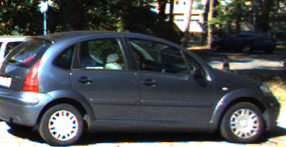
%> input picture 第三次作业-形状检测/source_images/wheel.png, 286 x 147 px, given in place of lanes.png, which was not available
$ octave hw3.m   (GNU Octave 9; MATLAB toolbox functions it lacks are replaced by stand-ins)
%> lines starting %> are read from the running program, lines starting %| are printed output that depends on the picture; pictures that were not available may be replaced by others from this repository, and a replacement may not be noted
### 第三次作业-形状检测/convolution.m
function img = convolution(M,filter)
%卷积函数，M为待处理图像，filter为掩膜
    [m,n] = size(filter);
    x_width = (m-1)/2;%得到掩膜x方向宽度
    y_width = (n-1)/2;%得到掩膜y方向宽度
    [m,n] = size(M);
    img = zeros(m-2*x_width,n-2*y_width);%卷积后图像宽度减小，得到结果存放矩阵
    M = double(M);%转换为浮点便于运算
    %卷积
    for i = -x_width:1:x_width
        for j = -y_width:1:y_width
            img = img + M(x_width+1+i:m-x_width+i,y_width+1+j:n-y_width+j)*filter(i+x_width+1,j+y_width+1);
        end
    end

end

### 第三次作业-形状检测/border_filler.m
function img = border_filler(img,width,mode)
%此函数用于对图像进行边界填充，img是待填充图像，width是填充宽度，mode有两个取值，
% 'zero'是零填充，'copy'是复制边缘填充
    [m,n] = size(img);%获取图像宽度
    if strcmp(mode,'zero')%零填充情况
        for i = 1:1:width%每次循环填充一周
            img = [zeros(1,n);img;zeros(1,n)];%纵方向扩充
            img = [zeros(m+2,1),img,zeros(m+2,1)];%横方向扩充
        end
    elseif strcmp(mode,'copy')%复制边缘扩充情况
        for i = 1:1:width%每次循环填充一周
            img = [img(1,:);img;img(end,:)];%纵方向扩充
            img = [img(:,1),img,img(:,end)];%横方向扩充
        end
    end
end

### 第三次作业-形状检测/hw3.m
%% 数据准备
lanes = imread('..\source_images\lanes.png');%读取车道线图像
%> lanes is the input picture: size 147x286x3 uint8; mean R, G, B 74.5, 78.5, 79.8
wheels = imread('..\source_images\wheel.png');%读取车轮图像
lanes = rgb2gray(lanes);%转灰度图
%> lanes: size 147x286 uint8
wheels = rgb2gray(wheels);%转灰度图
width = 2;%高斯滤波器宽度
ind = -width:1:width;%下面几步用于生成高斯掩膜
sigma = 1;%高斯滤波器方差
sgauss = 1/(sqrt(2*pi)*sigma)*exp(-ind.^2/(2*sigma^2));%一维高斯滤波器
gauss = sgauss'*sgauss;%二维高斯滤波器
gauss = gauss/sum(gauss(:));%归一化
xsobel = 1/8*[-1,0,1;-2,0,2;-1,0,1];%xsobel滤波器
ysobel = xsobel';%ysobel滤波器
%% canny变换
gauss_lanes = convolution(lanes,gauss);%车道线图像高斯滤波后
gx_lanes = convolution(gauss_lanes,xsobel);%x方向梯度
gy_lanes = -convolution(gauss_lanes,ysobel);%y方向梯度
%> after the loop in convolution (call 3), `for i = -x_width:1:x_width`:
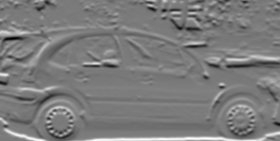
%> img: size 141x280 double; min -71, max 76.38, mean 0.8; drawn with min black and max white
%gx_lanes = convolution(lanes,xsobel);%x方向梯度
%gy_lanes = convolution(lanes,ysobel);%y方向梯度
g_lanes = sqrt(gx_lanes.^2+gy_lanes.^2);%梯度幅值
imwrite(uint8(255*g_lanes/max(g_lanes(:))),'..\result\sobel_origin_GM_Map.png')
theta_lanes = atan2(gy_lanes,gx_lanes);%梯度角度
[m,n] = size(theta_lanes);
%> m = 141; n = 280
theta_lanes(theta_lanes>pi/2) = theta_lanes(theta_lanes>pi/2)-pi;%通过下面两步将theta矩阵映射至-pi/2，pi/2的区间中，便于后续计算
theta_lanes(theta_lanes<=-pi/2) = theta_lanes(theta_lanes<=-pi/2) + pi;
t_theta = -theta_lanes + pi/2;
ind_theta = floor(t_theta/pi*4)+1;%将theta分为四个区间，对应如下
%   值   区间
%   4   (-pi/2,-pi/4]
%   3   (-pi/4,0]
%   2   (0,pi/4]
%   1   (pi/4,pi/2]
%每一个theta需要同时比对正负梯度方向上的梯度值，对应两组梯度值及两组系数坐标，以落
%在(-pi/2,-pi/4]的点为例，这部分点需要用S和ES、N和WN方向的像素点梯度值进行插值，
%将其存储在G1-G4中，总是保证系数矩阵和梯度矩阵的位置对应，这样可以节省一组系数坐标
%   value   4   3   2   1
%   G1      S   SE  E   NE
%   G2      SE  E   NE  N
%   G3      N   NW  W   SW
%   G4      NW  W   SW  S
%   c1      1-|1/tanθ|  |tanθ|      1-|tanθ|    |1/tanθ|
%   c2      |1/tanθ|    1-|tanθ|    |tanθ|      1-|1/tanθ|
%GP1 = c1*G1+c2*G2  GP2 = c1*G3+c2*G4   c2 = 1-c1
G1 = zeros(m,n);
G2 = zeros(m,n);
G3 = zeros(m,n);
G4 = zeros(m,n);
c1 = zeros(m,n);
c2 = zeros(m,n);
GP1 = zeros(m,n);
GP2 = zeros(m,n);
ex1_g_lanes = border_filler(g_lanes,1,'copy');%将图像扩充一格，解决边缘只有一个梯度的问题
%通过遍历索引矩阵对上述六个矩阵赋值，并计算GP1、GP2矩阵
for i = 1:1:m
    for j = 1:1:n
        if ind_theta(i,j) == 4
            G1(i,j) = ex1_g_lanes(i+1+1,j+1);%S
            G2(i,j) = ex1_g_lanes(i+1+1,j+1+1);%SE
            G3(i,j) = ex1_g_lanes(i+1-1,j+1);%N
            G4(i,j) = ex1_g_lanes(i+1-1,j+1-1);%NW
            c1(i,j) = 1-1/abs(tan(theta_lanes(i,j)));%1-|1/tanθ|
        elseif ind_theta(i,j) == 3
            G1(i,j) = ex1_g_lanes(i+1+1,j+1+1);%SE
            G2(i,j) = ex1_g_lanes(i+1,j+1+1);%E
            G3(i,j) = ex1_g_lanes(i+1-1,j+1-1);%NW
            G4(i,j) = ex1_g_lanes(i+1,j+1-1);%W
            c1(i,j) = abs(tan(theta_lanes(i,j)));%|tanθ|
        elseif ind_theta(i,j) == 2
            G1(i,j) = ex1_g_lanes(i+1,j+1+1);%E
            G2(i,j) = ex1_g_lanes(i+1-1,j+1+1);%NE
            G3(i,j) = ex1_g_lanes(i+1,j+1-1);%W
            G4(i,j) = ex1_g_lanes(i+1+1,j+1-1);%SW
            c1(i,j) = 1-abs(tan(theta_lanes(i,j)));%1-|tanθ|
        elseif ind_theta(i,j) == 1
            G1(i,j) = ex1_g_lanes(i+1-1,j+1+1);%NE
            G2(i,j) = ex1_g_lanes(i+1-1,j+1);%N
            G3(i,j) = ex1_g_lanes(i+1+1,j+1-1);%SW
            G4(i,j) = ex1_g_lanes(i+1+1,j+1);%S
            c1(i,j) = 1/abs(tan(theta_lanes(i,j)));%|1/tanθ|
        end
    end
end
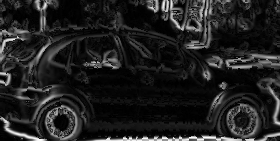
%> G4: size 141x280 double; min 3.55e-15, max 76.27, mean 9.9; drawn with min black and max white
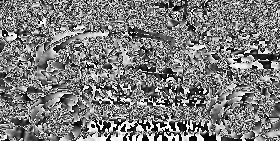
%> c1: size 141x280 double; min 6.12e-17, max 1, mean 0.488
c2 = 1-c1;%计算c2矩阵
GP1 = c1.*G1+c2.*G2;%计算GP1
GP2 = c1.*G3+c2.*G4;%计算GP2
com_g_GP1 = g_lanes>=GP1;%将原始梯度矩阵与GP1对比
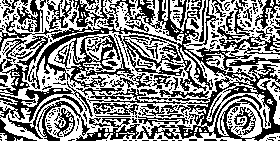
%> com_g_GP1: size 141x280 logical; 52.8% white; black in thin lines or dots
com_g_GP2 = g_lanes>=GP2;%将原始梯度矩阵与GP2对比
%> com_g_GP2: size 141x280 logical; 53.3% white; black in thin lines or dots
nms_g_lanes = g_lanes.*com_g_GP1.*com_g_GP2;%仅当原始梯度最大时保留梯度值
imwrite(uint8(255*nms_g_lanes/max(nms_g_lanes(:))),'..\result\NMS_GM_Map.png')
lowerlimit = 14.6;%下限
higherlimit = 28;%上限
s_border = nms_g_lanes>=higherlimit;%强边缘
%> s_border: size 141x280 logical; 4.3% white in thin lines or dots
w_border = (lowerlimit<=nms_g_lanes)&(nms_g_lanes<higherlimit);%弱边缘
%> w_border: size 141x280 logical; 4% white in thin lines or dots

state = zeros(m,n);%状态矩阵
%为了便于处理边缘像素，将所有矩阵零填充一格
ex1_s_border = border_filler(s_border,1,'zero');
ex1_w_border = border_filler(w_border,1,'zero');
ex1_state = border_filler(state,1,'zero');
%> after the loop in border_filler (call 4), `for i = 1:1:width`: img: size 143x282 double; every value is 0
[m,n] = size(ex1_s_border);
%> m = 143; n = 282
wbs = find(ex1_w_border==1);
%> wbs = 1571 values from 145 to 40128
for i = 1:1:length(wbs)
    cp = wbs(i);%取出一个弱边缘点
    if ex1_state(cp)==0%只有当该点没被搜索过时才搜索该点
        ex1_state(cp)=1;%改变状态
        currentp = [cp];%搜索集
        resultp = [cp];%结果集
        flag = 0;
        while ~isempty(currentp)
            [r,c] = ind2sub(size(ex1_s_border),currentp(1));%将索引转下标，此时下标不会位于边缘处

            ex1_state(cp)=1;%改变状态
            currentp(1) = [];%第一个点被搜索过，将其移出搜索集
            rs = [r-1,r-1,r-1,r,r,r+1,r+1,r+1];%周围八个点的行坐标
            cs = [c-1,c,c+1,c-1,c+1,c-1,c,c+1];%周围八个点的列坐标
            inds = sub2ind([m,n],rs,cs);%坐标转索引
            state_s = ex1_state(inds);%获取这些点的状态
            w_s = ex1_w_border(inds).*(1-state_s);%只有当状态为0时结果才有效
            s_s = ex1_s_border(inds);%搜索是否与强边界联通
            if sum(s_s)>0%如果至少一个点与强边界联通，flag置1
                flag = 1;
            end
            currentp = [currentp,inds(w_s==1)];%将所有满足条件的弱边界点纳入搜索集
            ex1_state(inds(w_s==1)) = 1;%将所有满足条件的弱边界点状态置为1
            resultp = [resultp,inds(w_s==1)];%将所有弱边界点集合
        end
        if flag == 1%当弱边界与强边界有交点时置为强边界
            ex1_s_border(resultp) = 1;
        end
    end

end
%> this loop made 1571 passes
%> cp on passes 1, 2, 4, 8, 11, 12, 17, 21, 27, 47, 58: 145, 154, 308, 382, 495, 499, 625, 735, 835, 1146, 1318
%> cp on passes 3, 5, 6, 7, 9, 10: 297, 309, 310, 311, 437, 440
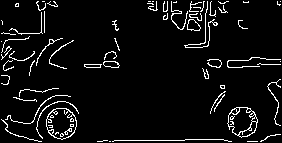
%> ex1_s_border: size 143x282 double; values 0 (black) and 1 (white), 6% white in thin lines or dots
%> after the loop, c = 281; cs = [280 281 282 280 282 280 281 282]; inds = [39980 40123 40266 39981 40267 39982 40125 40268]; r = 84; resultp = 40124; rs = [83 83 83 84 84 85 85 85]; s_s = [0 0 0 0 0 0 0 0]; state_s = [0 0 0 0 0 0 0 0]; w_s = [0 0 0 0 0 0 0 0]
b_result = ex1_s_border(2:end-1,2:end-1);%二值图
%> b_result: size 141x280 double; values 0 (black) and 1 (white), 6.2% white in thin lines or dots
dt_result = b_result.*nms_g_lanes;%双阈值处理后的图
imwrite(uint8(255*dt_result/max(dt_result(:))),'..\result\DT_GM_Map.png')%输出双阈值处理后的图
imwrite(uint8(255*b_result/max(b_result(:))),'..\result\Binary_GM_Map.png')%输出二值化后的图
% [4 lines of commented-out code are left out]

%% 霍夫变换 对车轮canny变换
gauss_wheels = convolution(wheels,gauss);%车轮图像高斯滤波后
gx_wheels = convolution(gauss_wheels,xsobel);%x方向梯度
gy_wheels = -convolution(gauss_wheels,ysobel);%y方向梯度

g_wheels = sqrt(gx_wheels.^2+gy_wheels.^2);%梯度幅值
theta_wheels = atan2(gy_wheels,gx_wheels);%梯度角度
[m,n] = size(theta_wheels);
%> m = 141; n = 280
theta_wheels(theta_wheels>pi/2) = theta_wheels(theta_wheels>pi/2)-pi;%通过下面两步将theta矩阵映射至-pi/2，pi/2的区间中，便于后续计算
theta_wheels(theta_wheels<=-pi/2) = theta_wheels(theta_wheels<=-pi/2) + pi;
t_theta = -theta_wheels + pi/2;
ind_theta = floor(t_theta/pi*4)+1;%将theta分为四个区间，对应如下
%   值   区间
%   4   (-pi/2,-pi/4]
%   3   (-pi/4,0]
%   2   (0,pi/4]
%   1   (pi/4,pi/2]
%每一个theta需要同时比对正负梯度方向上的梯度值，对应两组梯度值及两组系数坐标，以落
%在(-pi/2,-pi/4]的点为例，这部分点需要用S和ES、N和WN方向的像素点梯度值进行插值，
%将其存储在G1-G4中，总是保证系数矩阵和梯度矩阵的位置对应，这样可以节省一组系数坐标
%   value   4   3   2   1
%   G1      S   SE  E   NE
%   G2      SE  E   NE  N
%   G3      N   NW  W   SW
%   G4      NW  W   SW  S
%   c1      1-|1/tanθ|  |tanθ|      1-|tanθ|    |1/tanθ|
%   c2      |1/tanθ|    1-|tanθ|    |tanθ|      1-|1/tanθ|
%GP1 = c1*G1+c2*G2  GP2 = c1*G3+c2*G4   c2 = 1-c1
G1 = zeros(m,n);
G2 = zeros(m,n);
G3 = zeros(m,n);
G4 = zeros(m,n);
c1 = zeros(m,n);
c2 = zeros(m,n);
GP1 = zeros(m,n);
GP2 = zeros(m,n);
ex1_g_wheels = border_filler(g_wheels,1,'copy');%将图像扩充一格，解决边缘只有一个梯度的问题
%通过遍历索引矩阵对上述六个矩阵赋值，并计算GP1、GP2矩阵
for i = 1:1:m
    for j = 1:1:n
        if ind_theta(i,j) == 4
            G1(i,j) = ex1_g_wheels(i+1+1,j+1);%S
            G2(i,j) = ex1_g_wheels(i+1+1,j+1+1);%SE
            G3(i,j) = ex1_g_wheels(i+1-1,j+1);%N
            G4(i,j) = ex1_g_wheels(i+1-1,j+1-1);%NW
            c1(i,j) = 1-1/abs(tan(theta_wheels(i,j)));%1-|1/tanθ|
        elseif ind_theta(i,j) == 3
            G1(i,j) = ex1_g_wheels(i+1+1,j+1+1);%SE
            G2(i,j) = ex1_g_wheels(i+1,j+1+1);%E
            G3(i,j) = ex1_g_wheels(i+1-1,j+1-1);%NW
            G4(i,j) = ex1_g_wheels(i+1,j+1-1);%W
            c1(i,j) = abs(tan(theta_wheels(i,j)));%|tanθ|
        elseif ind_theta(i,j) == 2
            G1(i,j) = ex1_g_wheels(i+1,j+1+1);%E
            G2(i,j) = ex1_g_wheels(i+1-1,j+1+1);%NE
            G3(i,j) = ex1_g_wheels(i+1,j+1-1);%W
            G4(i,j) = ex1_g_wheels(i+1+1,j+1-1);%SW
            c1(i,j) = 1-abs(tan(theta_wheels(i,j)));%1-|tanθ|
        elseif ind_theta(i,j) == 1
            G1(i,j) = ex1_g_wheels(i+1-1,j+1+1);%NE
            G2(i,j) = ex1_g_wheels(i+1-1,j+1);%N
            G3(i,j) = ex1_g_wheels(i+1+1,j+1-1);%SW
            G4(i,j) = ex1_g_wheels(i+1+1,j+1);%S
            c1(i,j) = 1/abs(tan(theta_wheels(i,j)));%|1/tanθ|
        end
    end
end
c2 = 1-c1;%计算c2矩阵
GP1 = c1.*G1+c2.*G2;%计算GP1
GP2 = c1.*G3+c2.*G4;%计算GP2
com_g_GP1 = g_wheels>=GP1;%将原始梯度矩阵与GP1对比
com_g_GP2 = g_wheels>=GP2;%将原始梯度矩阵与GP2对比
nms_g_wheels = g_wheels.*com_g_GP1.*com_g_GP2;%仅当原始梯度最大时保留梯度值

lowerlimit = 7;%下限
higherlimit = 14.5;%上限
s_border = nms_g_wheels>=higherlimit;%强边缘
%> s_border: size 141x280 logical; 8.3% white in thin lines or dots
w_border = (lowerlimit<=nms_g_wheels)&(nms_g_wheels<higherlimit);%弱边缘
%> w_border: size 141x280 logical; 5.1% white in thin lines or dots

state = zeros(m,n);%状态矩阵
%为了便于处理边缘像素，将所有矩阵零填充一格
ex1_s_border = border_filler(s_border,1,'zero');
ex1_w_border = border_filler(w_border,1,'zero');
ex1_state = border_filler(state,1,'zero');
[m,n] = size(ex1_s_border);
%> m = 143; n = 282
wbs = find(ex1_w_border==1);
%> wbs = 2005 values from 151 to 40087
for i = 1:1:length(wbs)
    cp = wbs(i);%取出一个弱边缘点
    if ex1_state(cp)==0%只有当该点没被搜索过时才搜索该点
        ex1_state(cp)=1;%改变状态
        currentp = [cp];%搜索集
        resultp = [cp];%结果集
        flag = 0;
        while ~isempty(currentp)
            [r,c] = ind2sub(size(ex1_s_border),currentp(1));%将索引转下标，此时下标不会位于边缘处

            ex1_state(cp)=1;%改变状态
            currentp(1) = [];%第一个点被搜索过，将其移出搜索集
            rs = [r-1,r-1,r-1,r,r,r+1,r+1,r+1];%周围八个点的行坐标
            cs = [c-1,c,c+1,c-1,c+1,c-1,c,c+1];%周围八个点的列坐标
            inds = sub2ind([m,n],rs,cs);%坐标转索引
            state_s = ex1_state(inds);%获取这些点的状态
            w_s = ex1_w_border(inds).*(1-state_s);%只有当状态为0时结果才有效
            s_s = ex1_s_border(inds);%搜索是否与强边界联通
            if sum(s_s)>0%如果至少一个点与强边界联通，flag置1
                flag = 1;
            end
            currentp = [currentp,inds(w_s==1)];%将所有满足条件的弱边界点纳入搜索集
            ex1_state(inds(w_s==1)) = 1;%将所有满足条件的弱边界点状态置为1
            resultp = [resultp,inds(w_s==1)];%将所有弱边界点集合
        end
        if flag == 1%当弱边界与强边界有交点时置为强边界
            ex1_s_border(resultp) = 1;
        end
    end

end
%> this loop made 2005 passes
%> cp on passes 1, 2, 3, 4, 5, 11, 12, 16, 22, 24, 28, 29: 151, 161, 233, 238, 242, 580, 592, 717, 811, 867, 885, 918
%> cp on passes 6, 7, 8, 9, 10, 13: 294, 376, 385, 519, 528, 593
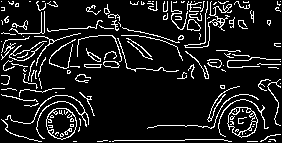
%> ex1_s_border: size 143x282 double; values 0 (black) and 1 (white), 11.2% white in thin lines or dots
%> after the loop, flag = 1; inds = [39943 40086 40229 39944 40230 39945 40088 40231]; r = 47; resultp = [39944 40087]; rs = [46 46 46 47 47 48 48 48]; state_s = [0 0 0 1 0 0 0 0]
b_result = ex1_s_border(2:end-1,2:end-1);%二值图
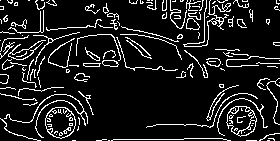
%> b_result: size 141x280 double; values 0 (black) and 1 (white), 11.5% white in thin lines or dots
imwrite(b_result,'..\result\Binary_wheels.png')%为便于车轮检验，设定阈值的原则为保证车轮尽可能完整的同时减少其他轮廓
borders = find(b_result == 1);%获得所有强边缘
%> borders = 4536 values from 1 to 39473
ts = theta_wheels(borders);%得到所有边缘点的倾斜角
%> ts = 4536 values, max 1.57 at index 1956, min -1.57 at index 3900, mean 0.0209
[m,n] = size(b_result);%得到边缘矩阵大小
%> m = 141; n = 280
[bu,bv] = ind2sub([m,n],borders);%得到强边缘坐标
%> bu = 4536 values, max 141 at index 770, min 1 at index 1, mean 67.34; bv = 4536 values from 1 to 280
%% 投票
pspace = zeros(m,n);%创建参数空间
v = 1:1:n;%创建赋值用序列
%> v = 280 values from 1 to 280
%将u,v坐标系关于x轴翻转，此时得到的xy坐标系下每一点的投票线为u=-tanθ(v-v0)+u0，只
%需将赋值序列代入后四舍五入即可得到对应参数空间内的票数，需要对u进行判断看是否可以
%赋值，由于角度取值范围为(-pi/2,pi/2]，需要特殊处理斜率不存在的点
for i = 1:1:length(borders)
    if ts(i) ~= pi/2
        u = -tan(ts(i))*(v-bv(i))+bu(i);%进行像素计算
        u = round(u);%四舍五入以转换到像素坐标系
        vv = find(1<=u & u<=m);%取出合理值
        vind = sub2ind([m,n],u(vv),v(vv));%将坐标转索引
    else
        u = 1:1:m;%当斜率不存在，对应像素点同一列全部加一
        vind = sub2ind([m,n],u,ones(1,m)*bv(i));
    end
    pspace(vind) = pspace(vind) + 1;
end
%> this loop made 4536 passes
%> (vv, vind) on passes 3, 4, 14, 15, 16, 17, 30: ([1 2], [10 146]), ([1 2 3 4], [20 156 292 428]), ([1 2 3 4 5 6 7], [94 221 348 475 602 729 856]), ([1 2 3 4 5 6 7], [119 242 366 489 612 736 859]), ([1 2], [96 148]), ([2 3 4 5 6 7 8 9 10 11 12 13 14], [151 303 454 606 757 909 1060 1212 1363 1515 1666 1818 1969]), ([1 2 3 4 5 6 7 8 9 10], [84 216 348 481 613 746 878 1011 1143 1275])
%> vv on passes 11, 48: [1 2 3 4 5 6 7 8 9 10 11 12 13 14], [1 2 3 4 5 6 7 8 9 10 11 12 13 14]
%> after the loop, u = 280 values from -1539 to 134; vind = 23 values from 36239 to 39473; vv = 23 values from 258 to 280
imwrite(uint8(255*pspace/max(pspace(:))),'..\result\Parameter_space.png')
%% 寻找圆心及半径
pspace = convolution(pspace,ones(7));%均值滤波防止奇异值影响
[u1,v1] = ind2sub(size(pspace),find(pspace == max(pspace(:))));%寻找最大值所在
%> u1 = 120; v1 = 56
p1 = [u1,v1]+6;%第一个圆心
%> p1 = [126 62]
%圆心需要转换到原图上，由于经历了一次5*5高斯，3*3sobel，7*7均值，需要加6
pspace(u1-5:u1+5,v1-5:v1+5) = 0;%将圆心周围点置0便于寻找第二圆心
[u2,v2] = ind2sub(size(pspace),find(pspace == max(pspace(:))));%寻找最大值所在
%> u2 = 120; v2 = 239
p2 = [u2,v2]+6;%第二个圆心
%> p2 = [126 245]
inds = find(b_result==1);%获得所有强边界点的索引
%> inds = 4536 values from 1 to 39473
[x,y] = ind2sub(size(b_result),inds);%获得强边界点坐标
%> x has the same summary as bu; y = 4536 values from 1 to 280
rs = sqrt((x-u1).^2+(y-v1).^2);%获得半径
%> rs = 4536 values, max 253.6 at index 4523, min 4.24 at index 1118, mean 120.3
rs = round(rs);%四舍五入便于统计半径
%> rs = 4536 values, max 254 at index 4523, min 4 at index 1118, mean 120.3
rspace = zeros(1,max(rs));%创建参数空间
for i = 1:1:length(rs)
    rspace(rs(i)) = rspace(rs(i))+1;%投票
end
%> after the loop, rspace = 254 values, max 42 at index 17, min 0 at index 1, mean 17.86
rspace = rspace(20:50);
%> rspace = 31 values, max 39 at index 2, min 7 at index 16, mean 17.26
r1 = find(rspace == max(rspace(:)))+20;%半径
%> r1 = 22

rs = sqrt((x-u2).^2+(y-v2).^2);%获得半径，对第二个点
%> rs = 4536 values, max 266.1 at index 1, min 1 at index 3884, mean 132
rs = round(rs);%四舍五入便于统计半径
%> rs = 4536 values, max 266 at index 1, min 1 at index 3883, mean 132
rspace = zeros(1,max(rs));%创建参数空间
for i = 1:1:length(rs)
    rspace(rs(i)) = rspace(rs(i))+1;%投票
end
%> after the loop, rspace = 266 values, max 38 at index 22, min 0 at index 5, mean 17.05
rspace = rspace(15:50);%预先判断半径的合理范围
%> rspace = 36 values, max 38 at index 8, min 4 at index 31, mean 16.11
r2 = find(rspace == max(rspace(:)))+15;%半径
%> r2 = 23
%% 绘图
wheels = imread('..\source_images\wheel.png');%读取车轮图像
fig = imshow(wheels);
axis xy
p1 = p1+0.5;%转直角坐标
%> p1 = [126.5 62.5]
p2 = p2+0.5;%转直角坐标
%> p2 = [126.5 245.5]
t=0:0.1:2*pi;%圆的坐标
x1 = p1(2)+r1*cos(t);
%> x1 = 63 values, max 84.5 at index 1, min 40.52 at index 32, mean 62.56
y1 = p1(1)+r1*sin(t);
%> y1 = 63 values, max 148.5 at index 17, min 104.5 at index 48, mean 126.5
x2 = p2(2)+r2*cos(t);
%> x2 = 63 values, max 268.5 at index 1, min 222.5 at index 32, mean 245.6
y2 = p2(1)+r2*sin(t);
%> y2 = 63 values, max 149.5 at index 17, min 103.5 at index 48, mean 126.5
hold on
plot(x1,y1,'r')
hold on
plot(x2,y2,'r')
axis ij
axis image
saveas(fig,'..\result\Wheel_detect.png')
